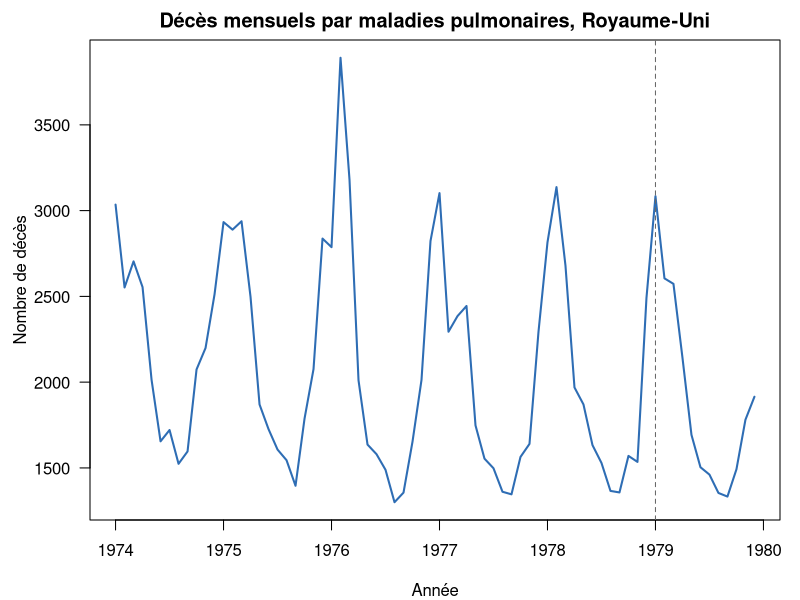
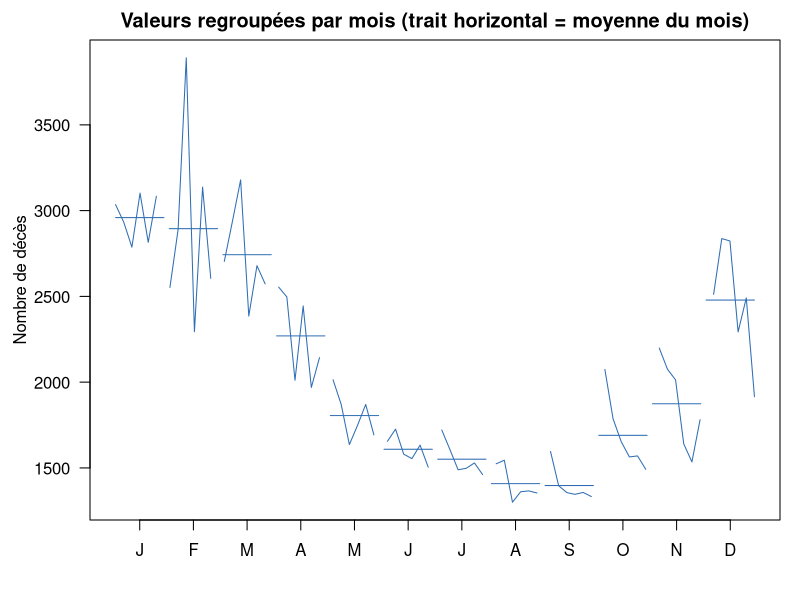
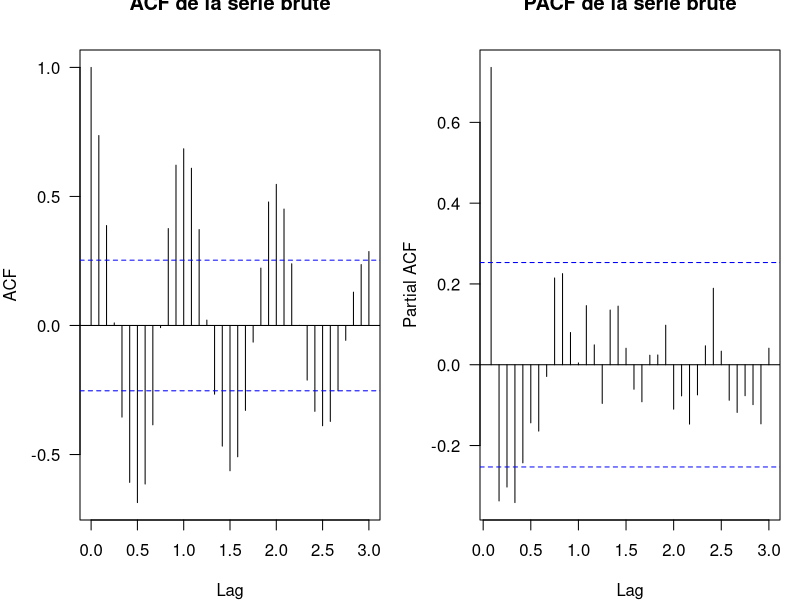
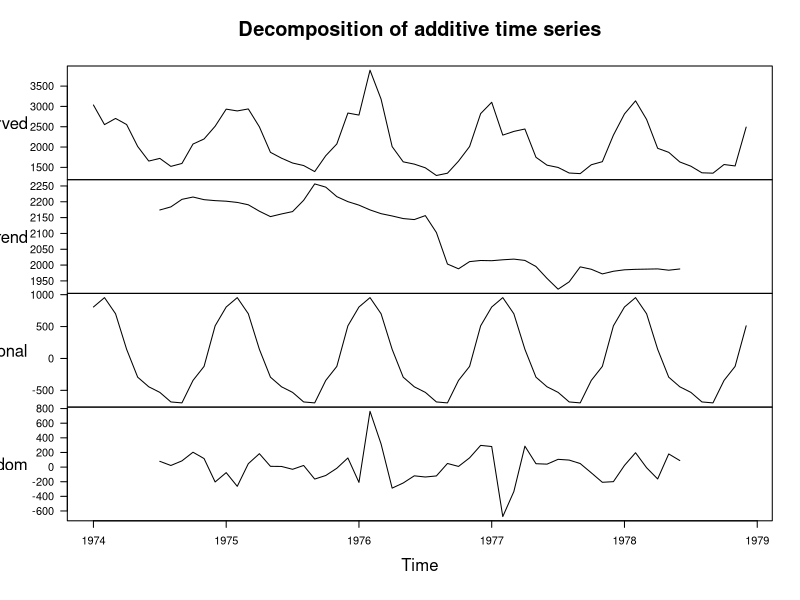
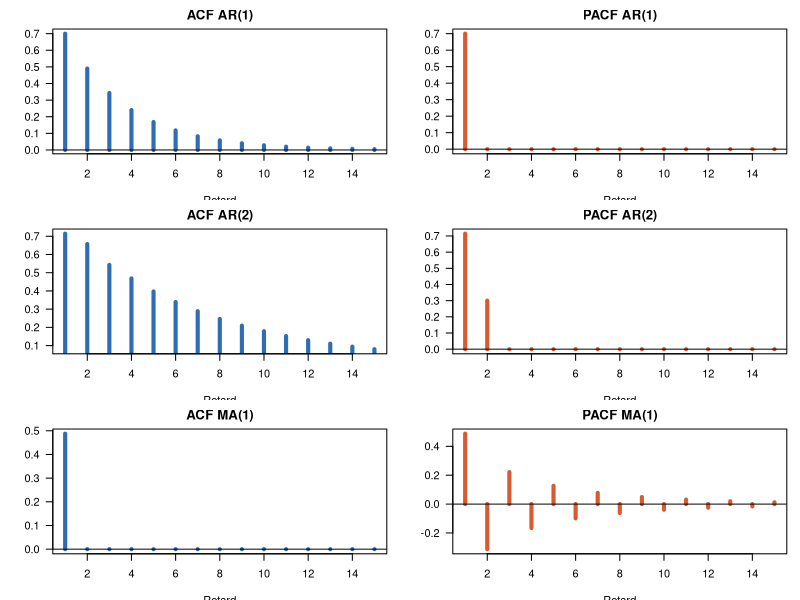
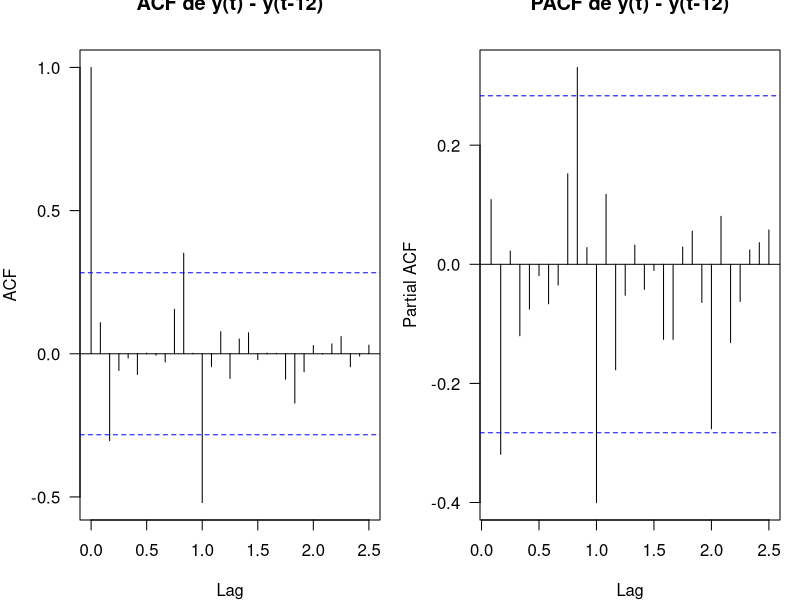
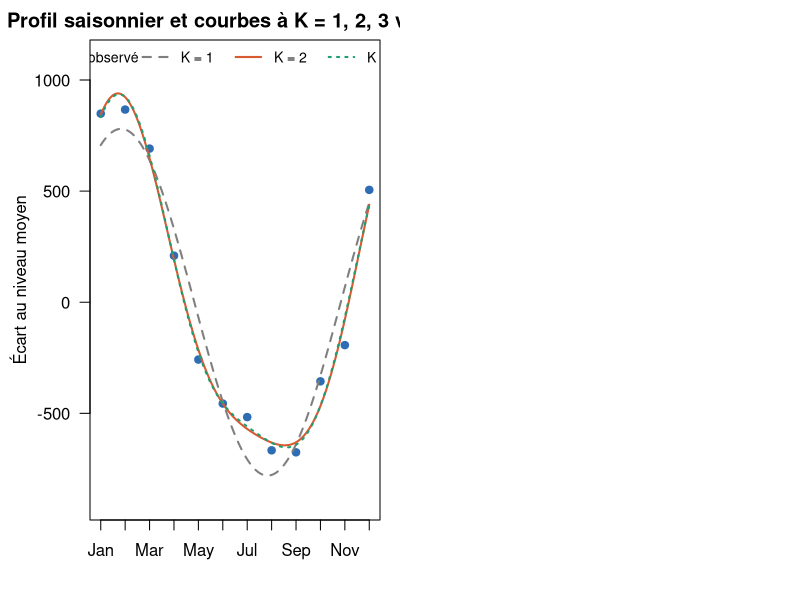
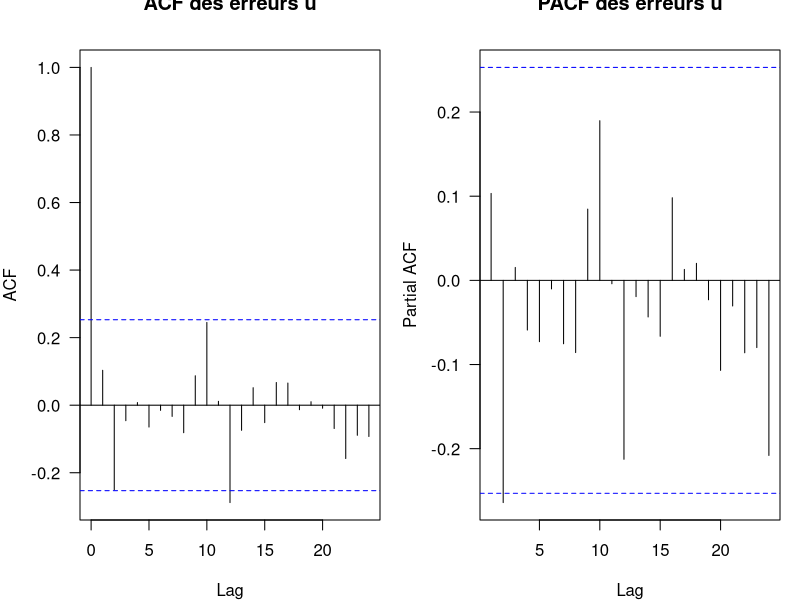

R code for these plots, in order:
## ---- chunk 1
knitr::opts_chunk$set(echo = TRUE, message = FALSE, warning = FALSE, comment = "##",
                      fig.width = 8, fig.height = 3.6, fig.align = "center", out.width = "100%")
if (knitr::is_latex_output()) knitr::opts_chunk$set(dev = "cairo_pdf", fig.pos = "H")
## ---- chunk 2
y <- ldeaths                 # la série est fournie avec R : on la copie dans un objet nommé y
y                            # affichage en tableau années × mois (uniquement pour la lecture)
## ---- chunk 3
class(y)                     # "ts" : objet série temporelle (valeurs + calendrier)
head(as.numeric(y), 13)      # le vecteur brut : les 13 premières valeurs, mises bout à bout
tsp(y)                       # le calendrier : début (1974.000), fin (1979.917), fréquence (12)
frequency(y)                 # 12 observations par an : données mensuelles
length(y)                    # 72 observations au total (6 ans × 12 mois)
summary(y)                   # résumé : minimum, quartiles, moyenne, maximum
## ---- chunk 4
y_train <- window(y, end = c(1978, 12))    # 1974-1978 : les 60 mois qui servent à estimer
y_test  <- window(y, start = c(1979, 1))   # 1979 : 12 mois cachés au modèle, pour juger les prévisions
n_train <- length(y_train)                 # taille de l'échantillon d'apprentissage (60)
h       <- length(y_test)                  # horizon de prévision (12 mois)
c(n_train = n_train, h = h)                # vérification des deux tailles
## ---- chunk 5
par(mar = c(4, 4.5, 2, 1), las = 1)                       # marges du graphique, étiquettes horizontales
plot(y, lwd = 2, col = "#2E6DB4", xlab = "Année", ylab = "Nombre de décès",
     main = "Décès mensuels par maladies pulmonaires, Royaume-Uni")  # trace la série dans le temps
abline(v = 1979, lty = 2, col = "grey40")                 # trait vertical : début de la période de test
## ---- chunk 6
par(mar = c(4, 4.5, 2, 1), las = 1)                       # mêmes réglages graphiques
monthplot(y, col = "#2E6DB4", ylab = "Nombre de décès",
          main = "Valeurs regroupées par mois (trait horizontal = moyenne du mois)")
## ---- chunk 7
par(mfrow = c(1, 2), mar = c(4, 4, 2.5, 1), las = 1)            # deux graphiques côte à côte
acf(y_train, lag.max = 36, main = "ACF de la série brute")       # corrélation entre y(t) et y(t-h)
pacf(y_train, lag.max = 36, main = "PACF de la série brute")     # corrélation directe au retard h
round(acf(y_train, plot = FALSE, lag.max = 12)$acf[-1], 2)       # valeurs de l'ACF, retards 1 à 12
## ---- chunk 8
annee     <- floor(time(y))                          # l'année de chaque observation
niveau    <- tapply(y, annee, mean)                  # niveau moyen de chaque année
amplitude <- tapply(y, annee, function(v) max(v) - min(v))   # amplitude de chaque année (max - min)
round(cbind(niveau, amplitude, ratio = amplitude / niveau), 2)   # tableau récapitulatif par année
cor(niveau, amplitude)                               # corrélation entre le niveau et l'amplitude
## ---- chunk 9
dec <- decompose(y_train)          # décomposition additive (type = "additive" par défaut)
plot(dec)                          # 4 panneaux : observé, tendance, saison, reste
round(dec$figure)                  # les 12 coefficients saisonniers (écart au niveau de la tendance)
## ---- chunk 10
prev_naif <- ts(as.numeric(window(y_train, start = c(1978, 1))),   # les 12 valeurs de 1978...
                start = c(1979, 1), frequency = 12)                 # ...recopiées comme prévisions de 1979
rmse <- function(obs, prev) sqrt(mean((obs - prev)^2))              # racine de l'erreur quadratique moyenne
tab_naif <- data.frame(mois = month.abb,                            # tableau de construction
                       val_1978 = as.numeric(prev_naif),
                       obs_1979 = as.numeric(y_test),
                       erreur = as.numeric(y_test - prev_naif))
tab_naif                                                            # affichage
rmse(y_test, prev_naif)                                             # RMSE du naïf saisonnier
## ---- chunk 11
par(mfrow = c(3, 2), mar = c(3.5, 4, 2.2, 1), las = 1)      # grille de 3 × 2 graphiques
sig <- function(ar = numeric(), ma = numeric(), nom) {      # trace l'ACF et la PACF théoriques d'un modèle
  a <- ARMAacf(ar = ar, ma = ma, lag.max = 15)[-1]          # ACF théorique (on retire le retard 0)
  p <- ARMAacf(ar = ar, ma = ma, lag.max = 15, pacf = TRUE) # PACF théorique
  plot(a, type = "h", lwd = 4, col = "#2E6DB4", main = paste("ACF", nom), xlab = "Retard", ylab = ""); abline(h = 0)
  plot(p, type = "h", lwd = 4, col = "#D85A30", main = paste("PACF", nom), xlab = "Retard", ylab = ""); abline(h = 0)
}
sig(ar = 0.7, nom = "AR(1)")                 # AR(1) : ACF décroissante, PACF coupée après 1
sig(ar = c(0.5, 0.3), nom = "AR(2)")         # AR(2) : PACF coupée après 2
sig(ma = 0.8, nom = "MA(1)")                 # MA(1) : ACF coupée après 1, PACF décroissante
## ---- chunk 12
ar_brut <- ar(y_train, aic = TRUE, order.max = 15)      # AR sur la série brute, ordre choisi par AIC (Yule-Walker)
ar_brut$order                                           # ordre retenu
prev_ar_brut <- predict(ar_brut, n.ahead = h)$pred      # prévisions des 12 mois de 1979
rmse(y_test, prev_ar_brut)                              # RMSE à comparer au naïf saisonnier
## ---- chunk 13
d12 <- diff(y_train, lag = 12)                                     # différence saisonnière y(t) - y(t-12)
length(d12)                                                        # on perd la première année : 48 mois restent
par(mfrow = c(1, 2), mar = c(4, 4, 2.5, 1), las = 1)
acf(d12, lag.max = 30, main = "ACF de y(t) - y(t-12)")             # la vague a disparu
pacf(d12, lag.max = 30, main = "PACF de y(t) - y(t-12)")           # pics aux retards 2 et 12
## ---- chunk 14
candidats <- list(c(0,0,2,0,1,1), c(1,0,0,0,1,1), c(1,0,0,1,1,0), c(2,0,0,1,1,0))   # (p,d,q,P,D,Q)
res <- t(sapply(candidats, function(m) {                                            # pour chaque candidat
  f <- arima(y_train, order = m[1:3], seasonal = list(order = m[4:6], period = 12), method = "ML")  # estimation
  p <- predict(f, n.ahead = h)                                                      # prévision de 1979
  k <- sum(m[c(1, 3, 4, 6)])                                                        # nombre de paramètres ARMA
  c(AIC  = AIC(f),                                                                  # critère d'information
    RMSE = rmse(y_test, p$pred),                                                    # erreur de prévision hors échantillon
    LjungBox_p = Box.test(residuals(f), lag = 24, type = "Ljung", fitdf = k)$p.value)  # résidus = bruit blanc ?
}))
rownames(res) <- sapply(candidats, function(m)                                      # noms lisibles des modèles
  sprintf("SARIMA(%d,%d,%d)(%d,%d,%d)12", m[1], m[2], m[3], m[4], m[5], m[6]))
round(res, 2)                                                                       # tableau de comparaison
## ---- chunk 15
harmoniques <- function(tt, K) {                    # fabrique les colonnes cos/sin pour les temps tt
  M <- NULL                                         # matrice vide au départ
  for (k in 1:K) M <- cbind(M, cos(2 * pi * k * tt / 12), sin(2 * pi * k * tt / 12))  # une paire par vague
  colnames(M) <- paste0(rep(c("x_cos", "x_sin"), K), rep(1:K, each = 2))               # noms lisibles
  M                                                 # on renvoie la matrice
}
t_train <- 1:n_train                                # temps 1 à 60 (apprentissage)
t_test  <- (n_train + 1):(n_train + h)              # temps 61 à 72 (1979)
tab <- data.frame(t = t_train, mois = rep(month.abb, 5), y = as.numeric(y_train),
                  round(harmoniques(t_train, 2), 2))   # le tableau de données de la régression
tab[c(1:3, 12:13), ]                                # lignes de janvier, février, mars, décembre 1974 et janvier 1975
## ---- chunk 16
choix_K <- t(sapply(1:3, function(K) {                            # pour K = 1, 2, 3
  f <- lm(y_train ~ t_train + harmoniques(t_train, K))            # régression par moindres carrés
  c(K = K, nb_coef = 2 + 2 * K, AIC = AIC(f), R2_ajuste = summary(f)$adj.r.squared)
}))
round(choix_K, 3)                                                 # tableau de comparaison
## ---- chunk 17
prof <- tapply(y_train - mean(y_train), cycle(y_train), mean)     # profil saisonnier moyen observé
mm <- seq(1, 12, by = 0.05)                                       # grille fine pour tracer des courbes lisses
par(mar = c(4, 4.5, 2, 1), las = 1)
plot(1:12, prof, pch = 19, col = "#2E6DB4", xaxt = "n", ylim = c(-900, 1100), xlab = "",
     ylab = "Écart au niveau moyen", main = "Profil saisonnier et courbes à K = 1, 2, 3 vagues")
axis(1, 1:12, month.abb)                                          # mois en abscisse
cols <- c("grey50", "#D85A30", "#1D9E75")
for (K in 1:3) {                                                  # ajuste le profil avec K vagues et trace la courbe
  cf <- coef(lm(prof ~ harmoniques(1:12, K)))
  lines(mm, cbind(1, harmoniques(mm, K)) %*% cf, col = cols[K], lwd = 2, lty = c(2, 1, 3)[K])
}
legend("top", c("observé", "K = 1", "K = 2", "K = 3"), pch = c(19, NA, NA, NA), lty = c(NA, 2, 1, 3),
       col = c("#2E6DB4", cols), lwd = 2, bty = "n", horiz = TRUE, cex = 0.85)
## ---- chunk 18
K <- 2                                                           # nombre de vagues retenu
reg <- lm(y_train ~ t_train + harmoniques(t_train, K))           # régression : droite + 2 vagues
summary(reg)                                                     # tableau des coefficients
## ---- chunk 19
cr <- coef(reg)
## ---- chunk 20
x_fev74 <- harmoniques(2, K)                                     # colonnes x pour février 1974 (t = 2)
sum(cr * c(1, 2, x_fev74))                                       # valeur prédite pour février 1974
x_jan79 <- harmoniques(61, K)                                    # colonnes x pour janvier 1979 (t = 61)
sum(cr * c(1, 61, x_jan79))                                      # prévision (partie régression) de janvier 1979
## ---- chunk 21
u <- resid(reg)                                                  # u(t) = écart à la saison normale
par(mfrow = c(1, 2), mar = c(4, 4, 2.5, 1), las = 1)
acf(u, lag.max = 24, main = "ACF des erreurs u")                 # la vague a-t-elle disparu ?
pacf(u, lag.max = 24, main = "PACF des erreurs u")               # reste-t-il un lien direct ?
round(pacf(u, plot = FALSE, lag.max = 6)$acf[, 1, 1], 2)         # PACF aux retards 1 à 6
2 / sqrt(n_train)                                                # bande de significativité
## ---- chunk 22
X_train <- cbind(t = t_train, harmoniques(t_train, K))           # régresseurs de l'apprentissage
X_test  <- cbind(t = t_test,  harmoniques(t_test,  K))           # régresseurs de 1979 (connus d'avance)
choix_p <- t(sapply(0:3, function(p) {                           # pour p = 0, 1, 2, 3
  f <- arima(y_train, order = c(p, 0, 0), xreg = X_train, method = "ML")   # régression + AR(p)
  c(p = p, AIC = AIC(f), BIC = BIC(f))
}))
round(choix_p, 1)                                                # comparaison des ordres
## ---- chunk 23
modele <- arima(y_train, order = c(2, 0, 0), xreg = X_train, method = "ML")   # modèle final
z <- coef(modele) / sqrt(diag(modele$var.coef))                  # statistiques z = estimation / écart-type
round(cbind(coef = coef(modele), se = sqrt(diag(modele$var.coef)), z = z), 2)  # |z| > 1,96 : significatif
Mod(polyroot(c(1, -coef(modele)[c("ar1", "ar2")])))              # stationnarité : racines de 1 - phi1 z - phi2 z^2
## ---- chunk 24
e <- resid(modele)                                               # résidus = chocs imprévisibles estimés
par(mfrow = c(2, 2), mar = c(4, 4, 2.5, 1), las = 1)
plot(e, main = "Résidus dans le temps", ylab = "", col = "#2E6DB4"); abline(h = 0, lty = 2)  # centrés ? motif ?
acf(e, lag.max = 24, main = "ACF des résidus")                   # toutes les barres dans la bande ?
hist(e, breaks = 15, main = "Histogramme des résidus", xlab = "", col = "grey80", border = "white")
qqnorm(e, pch = 19, col = "#2E6DB4"); qqline(e, col = "#D85A30") # comparaison à la loi normale
## ---- chunk 25
lb <- Box.test(e, lag = 24, type = "Ljung-Box", fitdf = 2)       # H0 : pas d'autocorrélation (retards 1 à 24)
sw <- shapiro.test(e)                                            # H0 : les résidus suivent une loi normale
c(LjungBox_p = lb$p.value, Shapiro_p = sw$p.value)               # p-valeurs des deux tests
## ---- chunk 26
pr <- predict(modele, n.ahead = h, newxreg = X_test)             # prévision : moyenne + écart-type
prev <- pr$pred                                                  # prévision ponctuelle
inf95 <- prev - 1.96 * pr$se                                     # borne basse de l'intervalle à 95 %
sup95 <- prev + 1.96 * pr$se                                     # borne haute de l'intervalle à 95 %
data.frame(mois = month.abb, observe = as.numeric(y_test), prevu = round(as.numeric(prev)),
           inf95 = round(as.numeric(inf95)), sup95 = round(as.numeric(sup95)))   # tableau récapitulatif
couverture <- mean(y_test >= inf95 & y_test <= sup95)            # part des mois observés dans l'intervalle
couverture
## ---- chunk 27
comparaison <- c("Naïf saisonnier"               = rmse(y_test, prev_naif),
                 "Option 1 : AR brut"            = rmse(y_test, prev_ar_brut),
                 "Option 2 : SARIMA (meilleur AIC)" = res[1, "RMSE"],
                 "Option 2 : SARIMA (meilleure RMSE)" = res[4, "RMSE"],
                 "Option 3 : harmoniques + AR(2)" = rmse(y_test, prev))
round(sort(comparaison))                                         # du meilleur au moins bon
## ---- chunk 28
par(mar = c(3, 4.5, 2, 1), las = 1)
plot(window(y, start = c(1977, 1)), ylim = c(800, 3600), lwd = 2, xlab = "", ylab = "Décès",
     main = "Prévision de 1979 : harmoniques + AR(2)")           # série observée 1977-1979
polygon(c(time(prev), rev(time(prev))), c(inf95, rev(sup95)),
        col = rgb(0.18, 0.43, 0.71, 0.18), border = NA)          # bande de l'intervalle à 95 %
lines(prev, col = "#2E6DB4", lwd = 2, lty = 2)                   # prévision du modèle retenu
lines(prev_naif, col = "#D85A30", lwd = 2, lty = 3)              # référence naïve
legend("topright", c("Observé", "Prévision du modèle", "Naïf saisonnier", "IP 95 %"),
       col = c("black", "#2E6DB4", "#D85A30", rgb(0.18, 0.43, 0.71, 0.4)),
       lty = c(1, 2, 3, 1), lwd = c(2, 2, 2, 8), bty = "n", cex = 0.85)
## ---- chunk 29
t_all <- 1:length(y)                                             # temps 1 à 72 (toute la série)
base <- data.frame(y = as.numeric(y), t = t_all,                 # tableau de travail
                   cos1 = cos(2 * pi * t_all / 12),              # vague annuelle : cosinus
                   sin1 = sin(2 * pi * t_all / 12))              # vague annuelle : sinus
s1 <- lm(y ~ t + cos1 + sin1, data = base)                       # étape 1 : ajustement sur toute la série
seuil1 <- predict(s1, newdata = base, interval = "prediction", level = 0.95)[, "upr"]  # seuil provisoire
garder <- base$y <= seuil1                                       # on exclut les mois au-dessus du seuil
sum(!garder)                                                     # nombre de mois exclus
## ---- chunk 30
serfling <- lm(y ~ t + cos1 + sin1, data = base[garder, ])       # étape 2 : base « non épidémique »
round(summary(serfling)$coefficients, 2)                         # coefficients du niveau de base
ip <- predict(serfling, newdata = base, interval = "prediction", level = 0.95)   # attendu et bornes
base$attendu <- ip[, "fit"]                                      # décès attendus hors épidémie
base$seuil   <- ip[, "upr"]                                      # seuil épidémique
base$alerte  <- base$y > base$seuil                              # TRUE = mois en excès
base$exces   <- ifelse(base$alerte, base$y - base$attendu, 0)    # nombre de décès en excès
base$date    <- format(as.Date(paste(floor(time(y)), cycle(y), 1, sep = "-")), "%Y-%m")   # date lisible
alertes <- base[base$alerte, c("date", "y", "attendu", "seuil", "exces")]                 # mois en alerte
alertes[, -1] <- round(alertes[, -1])                            # arrondi pour l'affichage
alertes
sum(base$exces)                                                  # total des décès en excès
## ---- chunk 31
par(mar = c(3, 4.5, 2, 1), las = 1)
plot(y, lwd = 2, ylim = c(1000, 4000), xlab = "", ylab = "Décès",
     main = "Modèle de Serfling : niveau attendu et seuil épidémique")   # série observée
lines(ts(base$attendu, start = c(1974, 1), frequency = 12), col = "#1D9E75", lwd = 2)       # attendu
lines(ts(base$seuil, start = c(1974, 1), frequency = 12), col = "#D85A30", lwd = 2, lty = 2) # seuil
points(time(y)[base$alerte], base$y[base$alerte], pch = 19, col = "#D85A30", cex = 1.4)      # alertes
legend("topright", c("Observé", "Attendu (base)", "Seuil 95 %", "Alerte"),
       col = c("black", "#1D9E75", "#D85A30", "#D85A30"), lty = c(1, 1, 2, NA),
       pch = c(NA, NA, NA, 19), lwd = 2, bty = "n", cex = 0.85)
